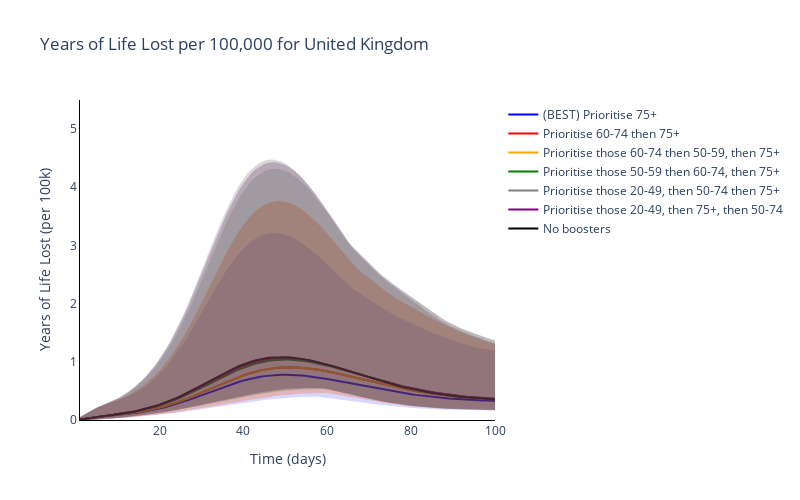
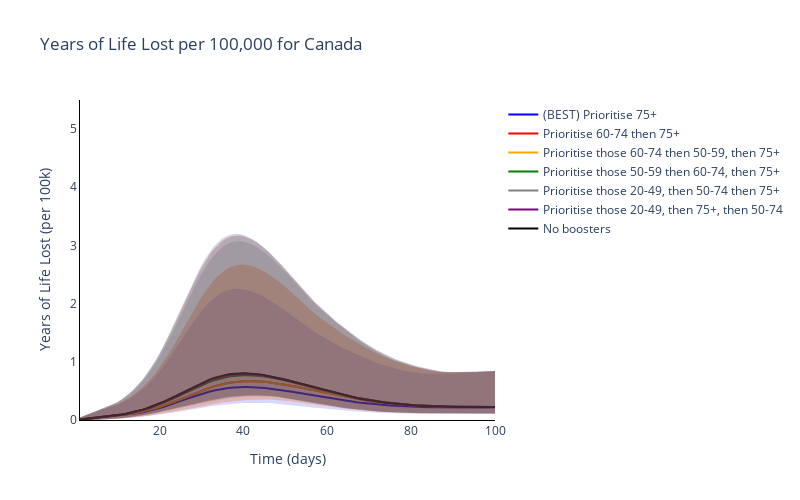
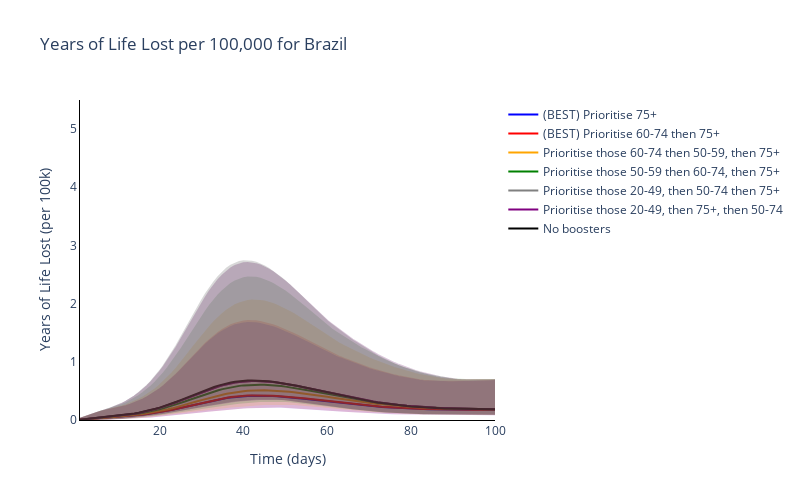
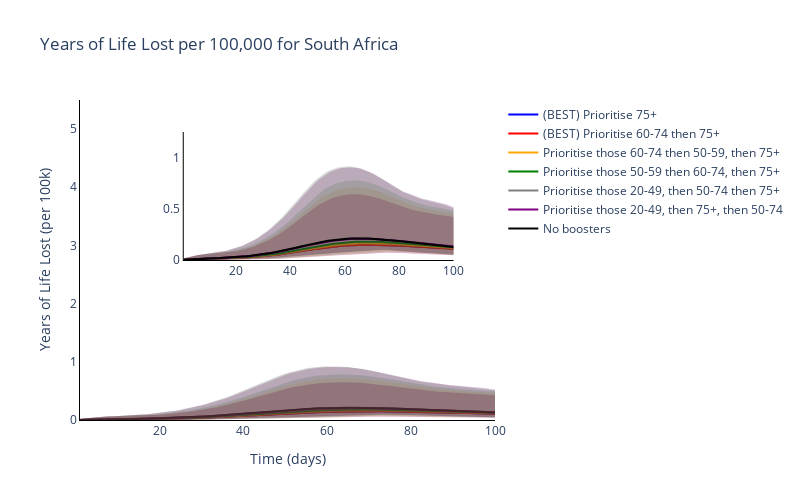

Here is the notebook cell these charts were saved with, in order:
### Markdown cell above
### Plot the time series of numbers of years of life lost for the different regions

### Code cell
# Trace names - represent the solver used for the simulation
trace_name = ['Scenario {}'.format(s+1) for s, scenario in enumerate(scenario_names[:-1])] + [scenario_names[-1]]

my_max = [5.5, 5, 3.5, 1.25, 1, 1.75, 0.8, 3.5]
best_scenario_num = [[1], [1], [1, 2], [1, 2], [1, 2, 3, 4], [1, 2], [1, 2, 3, 4], [1, 2]]

# Plot for each region
for r, reg in enumerate(regions):
    fig = go.Figure()
    # Plot for each boosting scenario
    for s, scenario in enumerate(scenario_names):
        fig.add_trace(
            go.Scatter(
                y=total_cum_years_of_life_lost_mean[r][s, :],
                x=times,
                mode='lines',
                name=trace_name[s],
                line=dict(
                    color=colours[s])
            )
        )

    for s in best_scenario_num[r]:
        fig.data[s-1].name = '(BEST) ' + trace_name[s-1]

    # Plot for each boosting scenario
    for s, scenario in enumerate(scenario_names):
        fig.add_trace(
            go.Scatter(
                y=total_cum_years_of_life_lost_upper[r][s, :].tolist() + total_cum_years_of_life_lost_lower[r][s, :].tolist()[::-1],
                x=times + times[::-1],
                mode='lines',
                name=trace_name[s],
                fill='toself',
                fillcolor=colours[s],
                line_color=colours[s],
                opacity=0.15,
                showlegend=False
            )
        )

        if r in range(3,7):
            fig.add_trace(
                go.Scatter(
                    y=total_cum_years_of_life_lost_mean[r][s, :],
                    x=times,
                    mode='lines',
                    name=trace_name[s],
                    line=dict(
                        color=colours[s]),
                    xaxis='x2',
                    yaxis='y2',
                    showlegend=False
                )
            )

            fig.add_trace(
                go.Scatter(
                    y=total_cum_years_of_life_lost_upper[r][s, :].tolist() + total_cum_years_of_life_lost_lower[r][s, :].tolist()[::-1],
                    x=times + times[::-1],
                    mode='lines',
                    name=trace_name[s],
                    fill='toself',
                    fillcolor=colours[s],
                    line_color=colours[s],
                    opacity=0.15,
                    xaxis='x2',
                    yaxis='y2',
                    showlegend=False
                )
            )

    # Add axis labels
    fig.update_layout(
        boxmode='group',
        title='Daily years of Life Lost per 100,000 for {}'.format(reg),
        width=800,
        height=500,
        plot_bgcolor='white',
        xaxis=dict(
            linecolor='black',
            title='Time (days)'),
        yaxis=dict(
            linecolor='black',
            title='Years of Life Lost (per 100k)',
            range=[0, 5.5]),
        xaxis2 = dict(
            linecolor='black',
            domain = [0.25, 0.9],
            anchor = 'y2'
        ),
        yaxis2 = dict(
            showline = True,
            linecolor='black',
            range=[0, my_max[r]],
            domain = [0.5, 0.9],
            anchor = 'x2'
        ),
        hovermode='x unified'
        )

    fig.write_image('images/report2_economic/Years of Life Lost for {}.pdf'.format(reg))
    fig.show()
